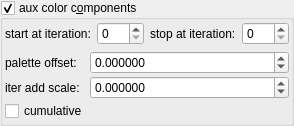
    <widget class="MyGroupBox" name="groupCheck_fold_color_aux_color_enabled_false">
     <property name="title">
      <string>aux color c&amp;omponents</string>
     </property>
     <property name="checkable">
      <bool>true</bool>
     </property>
     <layout class="QVBoxLayout" name="verticalLayout_11">
      <property name="leftMargin">
       <number>2</number>
      </property>
      <property name="topMargin">
       <number>2</number>
      </property>
      <property name="rightMargin">
       <number>2</number>
      </property>
      <property name="bottomMargin">
       <number>2</number>
      </property>
      <item>
       <layout class="QHBoxLayout" name="horizontalLayout_21" stretch="0,1,0,1">
        <item>
         <widget class="QLabel" name="label_102">
          <property name="text">
           <string>start at iteration:</string>
          </property>
         </widget>
        </item>
        <item>
         <widget class="MySpinBox" name="spinboxInt_fold_color_start_iterations_A">
          <property name="sizePolicy">
           <sizepolicy hsizetype="Minimum" vsizetype="Maximum">
            <horstretch>0</horstretch>
            <verstretch>0</verstretch>
           </sizepolicy>
          </property>
          <property name="minimum">
           <number>0</number>
          </property>
          <property name="maximum">
           <number>999</number>
          </property>
          <property name="value">
           <number>0</number>
          </property>
         </widget>
        </item>
        <item>
         <widget class="QLabel" name="label_74">
          <property name="text">
           <string>stop at iteration:</string>
          </property>
         </widget>
        </item>
        <item>
         <widget class="MySpinBox" name="spinboxInt_fold_color_stop_iterations_A">
          <property name="sizePolicy">
           <sizepolicy hsizetype="Preferred" vsizetype="Maximum">
            <horstretch>0</horstretch>
            <verstretch>0</verstretch>
           </sizepolicy>
          </property>
          <property name="maximum">
           <number>999</number>
          </property>
         </widget>
        </item>
       </layout>
      </item>
      <item>
       <layout class="QGridLayout" name="gridLayout_25" columnstretch="0,1">
        <property name="spacing">
         <number>2</number>
        </property>
        <item row="2" column="0">
         <widget class="MyCheckBox" name="checkBox_fold_color_aux_color_enabledB_false">
          <property name="text">
           <string notr="true">cumulative</string>
          </property>
         </widget>
        </item>
        <item row="0" column="1">
         <widget class="MyDoubleSpinBox" name="spinbox4_fold_color_difs_0000_w">
          <property name="sizePolicy">
           <sizepolicy hsizetype="Minimum" vsizetype="Maximum">
            <horstretch>0</horstretch>
            <verstretch>0</verstretch>
           </sizepolicy>
          </property>
          <property name="prefix">
           <string/>
          </property>
          <property name="suffix">
           <string/>
          </property>
          <property name="decimals">
           <number>6</number>
          </property>
          <property name="minimum">
           <double>-99.998999999999995</double>
          </property>
          <property name="maximum">
           <double>99.998999999999995</double>
          </property>
          <property name="singleStep">
           <double>0.100000000000000</double>
          </property>
         </widget>
        </item>
        <item row="1" column="1">
         <widget class="MyDoubleSpinBox" name="spinbox_fold_color_difs0">
          <property name="sizePolicy">
           <sizepolicy hsizetype="Minimum" vsizetype="Maximum">
            <horstretch>0</horstretch>
            <verstretch>0</verstretch>
           </sizepolicy>
          </property>
          <property name="prefix">
           <string/>
          </property>
          <property name="suffix">
           <string/>
          </property>
          <property name="decimals">
           <number>6</number>
          </property>
          <property name="minimum">
           <double>-100.000000000000000</double>
          </property>
          <property name="maximum">
           <double>100.000000000000000</double>
          </property>
          <property name="singleStep">
           <double>0.100000000000000</double>
          </property>
         </widget>
        </item>
        <item row="1" column="0">
         <widget class="QLabel" name="label_18">
          <property name="text">
           <string>iter add scale:</string>
          </property>
         </widget>
        </item>
        <item row="0" column="0">
         <widget class="QLabel" name="label_17">
          <property name="text">
           <string>palette offset:</string>
          </property>
         </widget>
        </item>
       </layout>
      </item>
     </layout>
    </widget>
